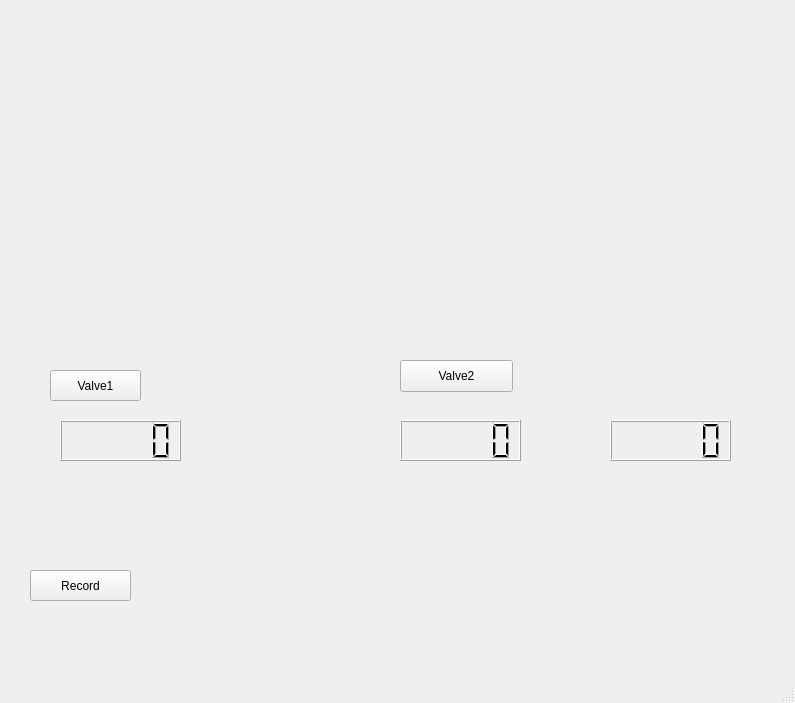
<?xml version="1.0" encoding="UTF-8"?>
<ui version="4.0">
 <class>MainWindow</class>
 <widget class="QMainWindow" name="MainWindow">
  <property name="geometry">
   <rect>
    <x>0</x>
    <y>0</y>
    <width>795</width>
    <height>703</height>
   </rect>
  </property>
  <property name="windowTitle">
   <string>MainWindow</string>
  </property>
  <widget class="QWidget" name="centralwidget">
   <widget class="QPushButton" name="pushButton">
    <property name="geometry">
     <rect>
      <x>30</x>
      <y>570</y>
      <width>101</width>
      <height>31</height>
     </rect>
    </property>
    <property name="text">
     <string>Record</string>
    </property>
   </widget>
   <widget class="QLCDNumber" name="lcdNumber_2">
    <property name="geometry">
     <rect>
      <x>610</x>
      <y>420</y>
      <width>121</width>
      <height>41</height>
     </rect>
    </property>
   </widget>
   <widget class="QLCDNumber" name="lcdNumber_3">
    <property name="geometry">
     <rect>
      <x>60</x>
      <y>420</y>
      <width>121</width>
      <height>41</height>
     </rect>
    </property>
   </widget>
   <widget class="QLCDNumber" name="lcdNumber_4">
    <property name="geometry">
     <rect>
      <x>400</x>
      <y>420</y>
      <width>121</width>
      <height>41</height>
     </rect>
    </property>
   </widget>
   <widget class="QPushButton" name="pushButton_2">
    <property name="geometry">
     <rect>
      <x>50</x>
      <y>370</y>
      <width>91</width>
      <height>31</height>
     </rect>
    </property>
    <property name="text">
     <string>Valve1</string>
    </property>
   </widget>
   <widget class="QPushButton" name="pushButton_3">
    <property name="geometry">
     <rect>
      <x>400</x>
      <y>360</y>
      <width>113</width>
      <height>32</height>
     </rect>
    </property>
    <property name="text">
     <string>Valve2</string>
    </property>
   </widget>
  </widget>
  <widget class="QMenuBar" name="menubar">
   <property name="geometry">
    <rect>
     <x>0</x>
     <y>0</y>
     <width>795</width>
     <height>22</height>
    </rect>
   </property>
  </widget>
  <widget class="QStatusBar" name="statusbar"/>
 </widget>
 <resources/>
 <connections>
  <connection>
   <sender>pushButton</sender>
   <signal>clicked()</signal>
   <receiver>MainWindow</receiver>
   <slot>slot1()</slot>
   <hints>
    <hint type="sourcelabel">
     <x>95</x>
     <y>621</y>
    </hint>
    <hint type="destinationlabel">
     <x>315</x>
     <y>640</y>
    </hint>
   </hints>
  </connection>
  <connection>
   <sender>pushButton_2</sender>
   <signal>clicked()</signal>
   <receiver>MainWindow</receiver>
   <slot>slot2()</slot>
   <hints>
    <hint type="sourcelabel">
     <x>101</x>
     <y>403</y>
    </hint>
    <hint type="destinationlabel">
     <x>313</x>
     <y>525</y>
    </hint>
   </hints>
  </connection>
  <connection>
   <sender>pushButton_3</sender>
   <signal>clicked()</signal>
   <receiver>MainWindow</receiver>
   <slot>slot3()</slot>
   <hints>
    <hint type="sourcelabel">
     <x>507</x>
     <y>402</y>
    </hint>
    <hint type="destinationlabel">
     <x>610</x>
     <y>399</y>
    </hint>
   </hints>
  </connection>
 </connections>
 <slots>
  <slot>slot1()</slot>
  <slot>slot2()</slot>
  <slot>svalue_changed()</slot>
  <slot>slot3()</slot>
  <slot>slot4()</slot>
  <slot>slot5()</slot>
 </slots>
</ui>
